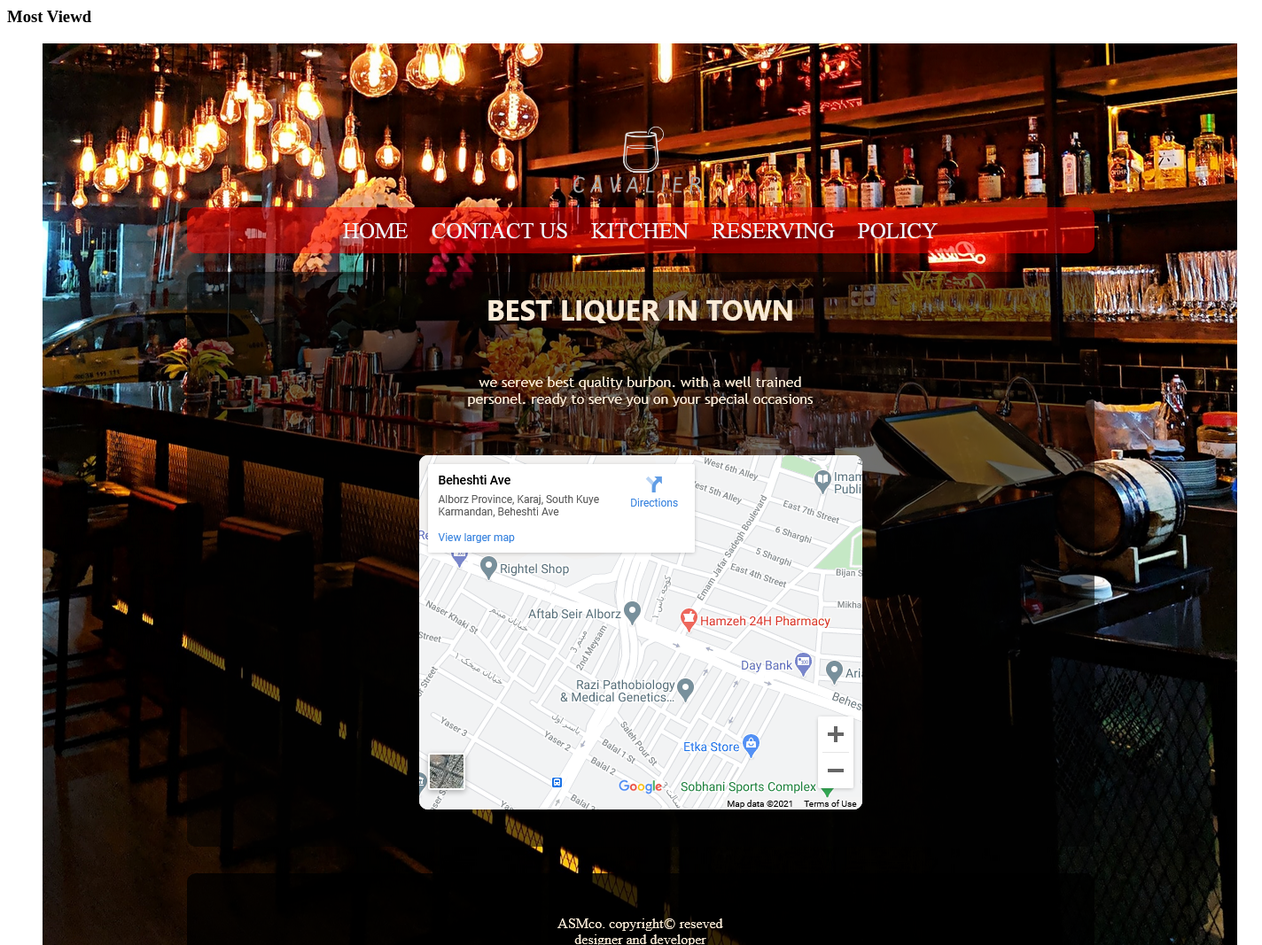
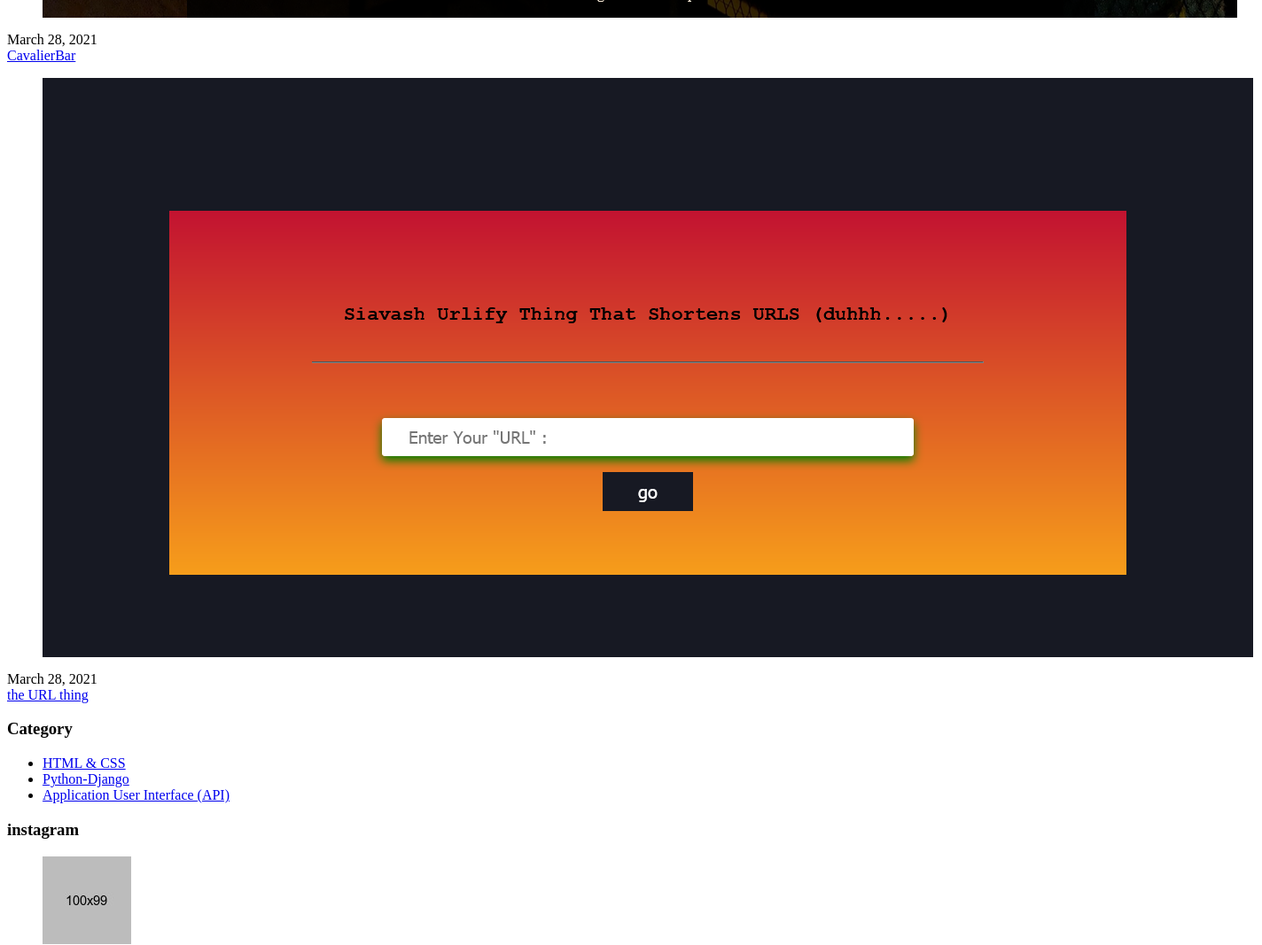
Page /partial/sidebar (upper part) on the earlier database version (2 pictures, top to bottom).
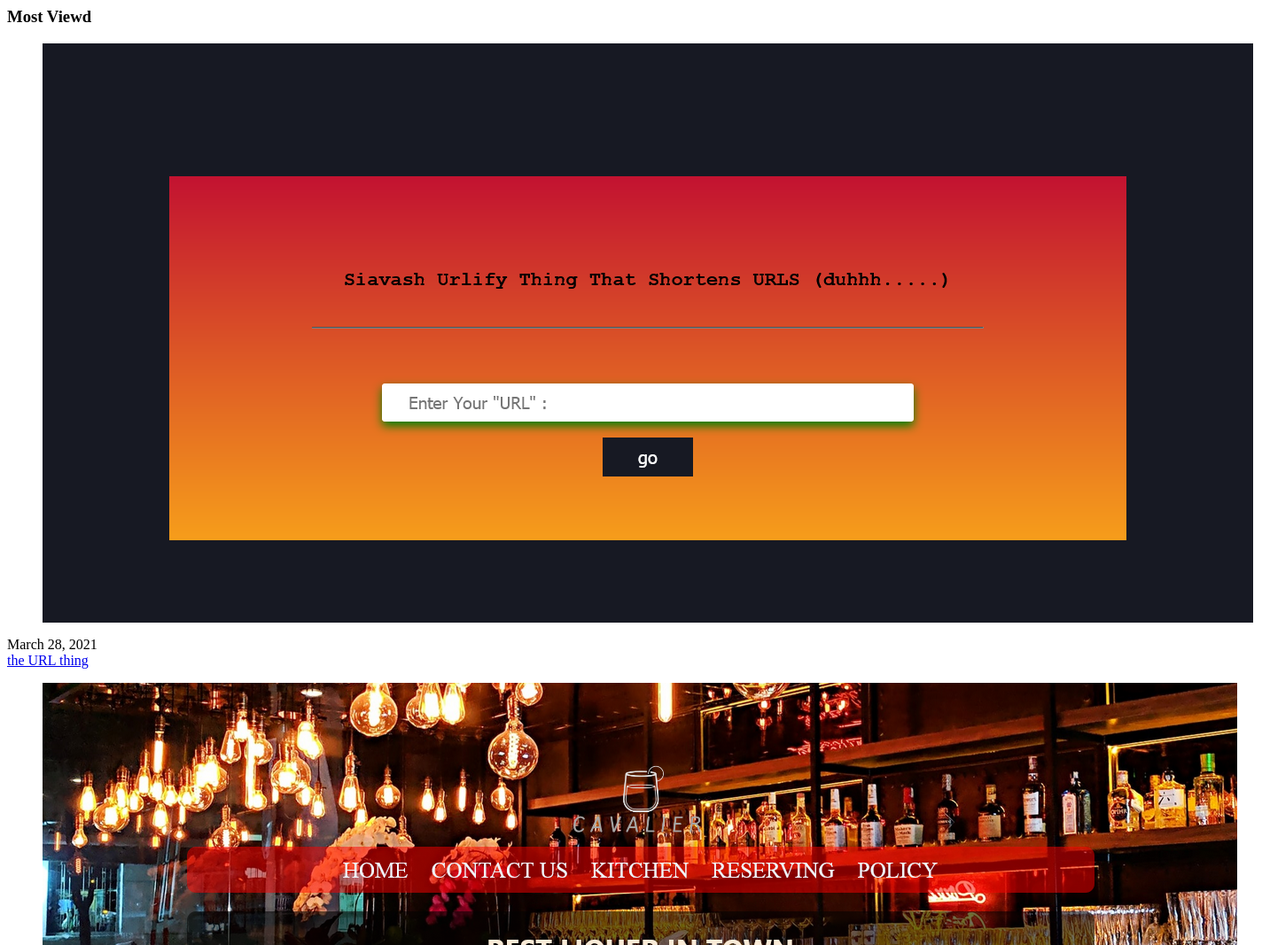
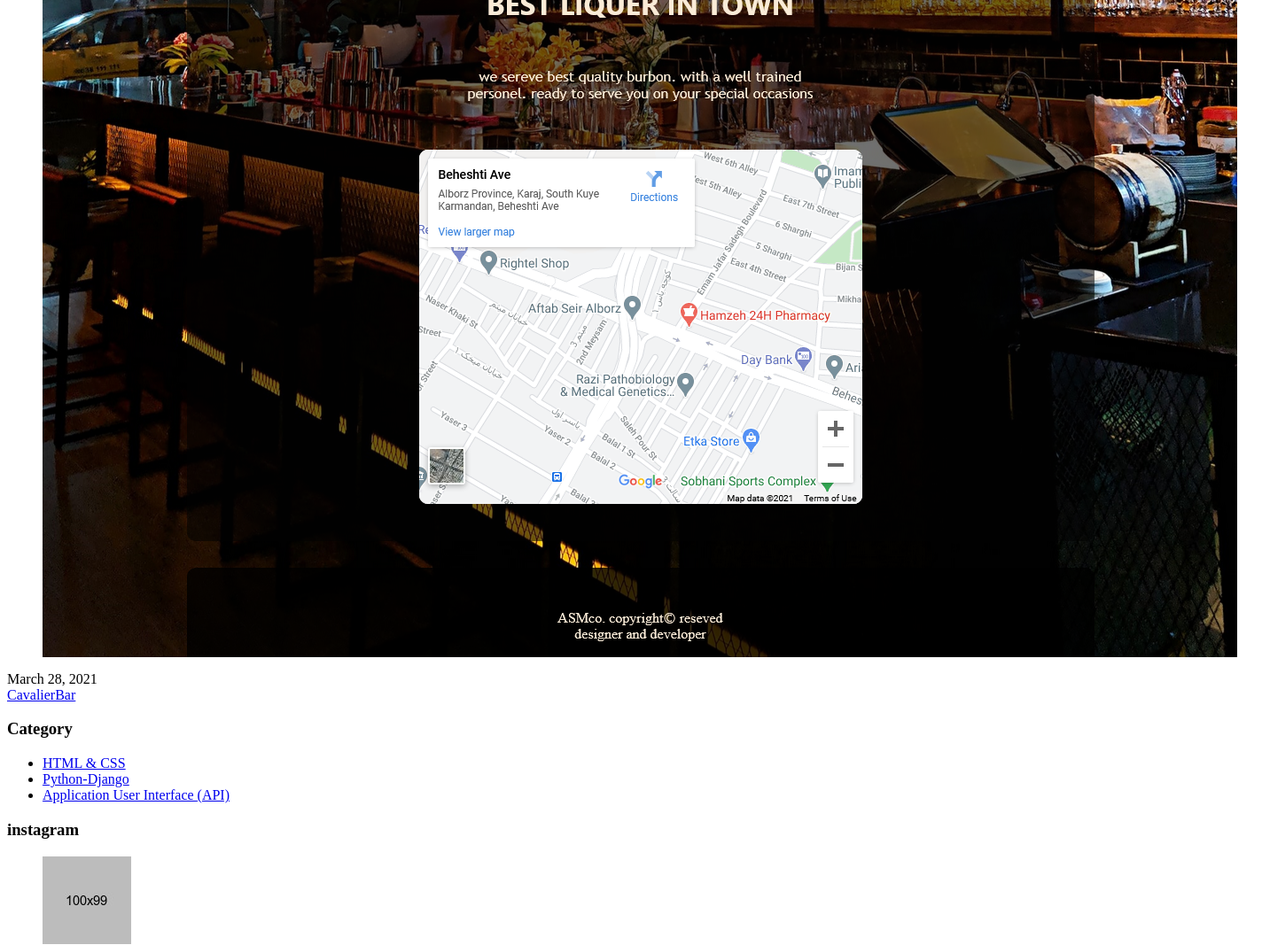
Same page on the later database version (2 pictures, top to bottom).
### CVprojects/models.py (models this page shows, shortened)
class Project(models.Model):
    title       = models.CharField(max_length=50, blank=False)
    caption     = models.TextField(max_length=700, blank=False)
    slug        = models.SlugField(max_length=20, blank=True, unique=True)
    technology  = models.ManyToManyField(LANGUAGE, blank=True)
    category    = models.ManyToManyField(Categories, blank=True)
    source_code = models.CharField(max_length=200, blank=True)
    imagMain    = models.ImageField(blank=False, upload_to=media_upload_path)
    views    = models.PositiveIntegerField(default=0)
    isActive = models.BooleanField(default=True)
    objects = ProjectsManager()
    timestamp = models.DateTimeField(auto_now_add=True)
    def get_absolute_url(self):
        return f"/projects/{self.slug}"

class Categories(models.Model):
    category = models.CharField(max_length=40)
    objects  = CategoryManager()
    def slugify(self):
        return self.category.replace(" ", "_")
    def get_absoulute_url(self):
        slug = self.slugify()
        return f'/cat/{slug}'

### CV/views.py (the view)
# urls.py: path('partial/sidebar', sidebarPartial, name='sidebarPartial'),
def sidebarPartial(request):
    categories  = Categories.objects.all()
    mostViewd   = Project.objects.get_most_viewd()[:3]
    context = {
        'categories' :  categories,
        'most_view'  : mostViewd,
    }
    return render(request, 'components/sidebar.html', context)

### CVprojects/models.py (called while the page is built)
    def get_most_viewd(self):
        return self.get_queryset().filter(isActive=True).order_by('-views')

### templates/components/sidebar.html (shortened to what this page needs)
{% load static %}
<div class="sidebar-side col-lg-4 col-md-12 col-sm-12">
    <aside class="sidebar">
        <div class="sidebar-widget popular-posts">
            <div class="sidebar-title">
                <h3>Most Viewd</h3>
            </div>
            <div class="widget-content">
                {% for project in most_view %}
                    <article class="post">
                        <figure class="post-thumb"><a href="{{project.get_absolute_url}}"><img src="{{project.imagMain.url}}" alt="{{project.caption}}"></a></figure>
                        <div class="post-info">{{project.timestamp | date}}</div>
                        <div class="text"><a href="{{project.get_absolute_url}}">{{project.title}}</a></div>
                    </article>
                {% endfor %}
            </div>
        </div>
        <div class="sidebar-widget category-widget">
            <div class="sidebar-title">
                <h3>Category</h3>
            </div>
            <div class="widget-content">
                <ul>
                    {% for category in categories %}
                    <li><a href="{{category.get_absoulute_url}}">{{category.category}}</a></li>
                    {%endfor%}
                </ul>
            </div>
        </div>
        <div class="sidebar-widget instagram-widget">
            <div class="sidebar-title">
                <h3>instagram</h3>
            </div>
            <div class="widget-content">
                <div class="images-outer clearfix">
                    <figure  class="image-box">
                    <img src="{% static 'images/gallery/instagram-1.jpg' %}" alt=""></figure>
                </div>
            </div>
        </div>
    </aside>
</div>

Differences in the rows shown:
changed Project "the URL thing": moves up the list
